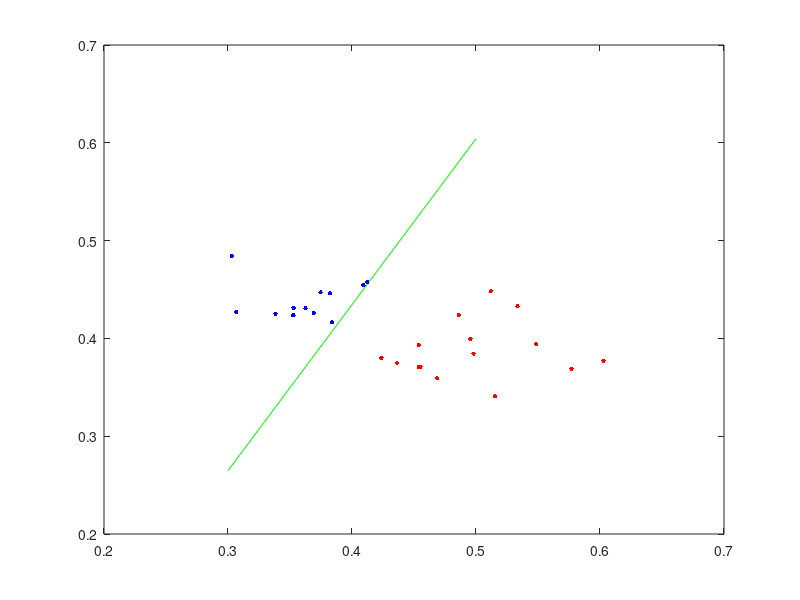
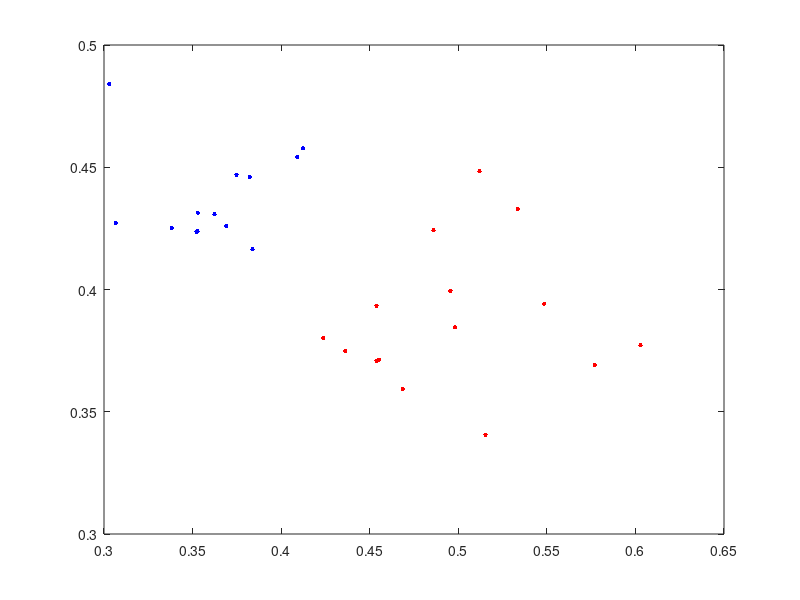

Recreate these plots in MATLAB, in order.
close all
clear all
clc

data = csvread('data1.csv',0,0); %1:8 unripe mangos, 9:16 ripe mangos
lab = data(:,1); ecc = data(:,2); rr = data(:,3); gg = data(:,4); bb = data(:,5);hue = data(:,6);

eccu = ecc(1:15); eccr = ecc(16:30);
rru = rr(1:15); rrr = rr(16:30);
ggu = gg(1:15); ggr = gg(16:30);
bbu = bb(1:15); bbr = bb(16:30);
hueu = hue(1:15); huer = hue(16:30);

figure(2);
plot(rru,ggu,'b.','MarkerSize',10);
hold on
plot(rrr,ggr,'r.','MarkerSize',10);
hold off

%%

nu = 0.005; %learning rate
del = 1; i = 0; w = [0 -2 1];

for j = 1:1:5000   
    C = -w(1); A = w(2); B = w(3);
    m = -A/B; b = C/B; 
    ymo = @(xmo) m*xmo+b;
    
    i = i + 1;
    if i==31  i=1; end
    
    x1 = rr(i); x2 = gg(i); x = [1; x1; x2]; 
    a = w*x;
    
    if lab(i)==0  % unripe mango is above the line
        if x2 <= ymo(rr(i)) % if equal and below, we want to put it up
            d=1; 
        else
            continue
        end
    elseif lab(i)==1  %ripe mango is below the line
        if x2 >= ymo(rr(i)) % if equal and above, we want to put it below
            d=-1; 
        else
            continue
        end
    end 
    
    z = 1/(1+exp(-a));
    
    del = d-z; 
    delw = (nu*del*x).';
    w = w + delw;
    
    C = -w(1); A = w(2); B = w(3);
    m = -A/B; b = C/B;
    xmo = 0.3:0.005:0.5; ymo = m*xmo+b;
    disp(j);
    
    figure(1);
    plot([xmo(1);xmo(end)], [ymo(1);ymo(end)], 'g');
    hold on
    plot(rru,ggu,'b.','MarkerSize',10);
    plot(rrr,ggr,'r.','MarkerSize',10);
    hold off
end
wmo1 = w;
C = -w(1); A = w(2); B = w(3);
m = -A/B; b = C/B;
xmo = 0:0.1:1; ymo = m*xmo+b;

%%

% nu = 0.001; %learning rate
% del = 1; i = 21; w = [25 -100 1]; d=1;
% 
% for j = 1:1:750
%     
%     C = -w(1); A = w(2); B = w(3);
%     m = -A/B; b = C/B;
%     yoa = @(xoa) m*xoa+b;
%     
%     i = i + 1;
%     if i == 61  i = 21; end
%     x1 = ecc(i); % y axis 
%     x2 = gg(i);  % x axis
%     x = [1; x1; x2]; 
%     a = w*x;
%     
%     if lab(i)==3  % orange right 
%         if x2 <= yoa(ecc(i)) % equal and left, we want to put it to the right
%             d=1; 
%         else
%             continue
%         end
%     elseif lab(i)==2  % apple left
%         if x2 >= yoa(ecc(i)) % equal and right, we want to put it to the left
%             d=-1; 
%         else
%             continue
%         end
%     end % d apple and orange
%     
% 
%     if a>=0  z=1; else  z=-1; end % step function
%     
%     del = d-z; delw = (nu*del*x).'; 
%     w = w + delw;
%     
% %     C = -w(1); A = w(2); B = w(3);
% %     m = -A/B; b = C/B;
% %     xoa = 0.26:0.005:0.27; yoa = m*xoa+b;
% %     disp(j);
%     
% %     figure(1);
% % %     plot([xmo(1);xmo(end)], [ymo(1);ymo(end)], 'c');
% %     plot([xoa(1);xoa(end)], [yoa(1);yoa(end)], 'r');
% %     hold on
% % %     plot([xoa(1);xoa(end)], [yoa(1);yoa(end)], 'r');
% %     plot(ggm,eccm,'b.','MarkerSize',10);
% %     plot(ggo,ecco,'y.','MarkerSize',10);
% %     plot(gga,ecca,'g.','MarkerSize',10);
% %     hold off
% end
% woa1 = w;
% C = -w(1); A = w(2); B = w(3);
% m = -A/B; b = C/B;
% xoa = 0.259:0.001:0.271; yoa = m*xoa+b;
% 
% 
% %%
% figure();
% plot([xmo(1);xmo(end)], [ymo(1);ymo(end)], 'c');
% % plot([xoa(1);xoa(end)], [yoa(1);yoa(end)], 'r');
% hold on
% plot([xoa(1);xoa(end)], [yoa(1);yoa(end)], 'r');
% plot(ggm,eccm,'b.','MarkerSize',10);
% plot(ggo,ecco,'y.','MarkerSize',10);
% plot(gga,ecca,'g.','MarkerSize',10);
% hold off

%%
%{
nu = 0.001; %learning rate
del = 1; i = 1; w = [0 2 1];

for j = 1:1:750    
    C = -w(1); A = w(2); B = w(3);
    m = -A/B; b = C/B;
    ymo = @(xmo) m*xmo+b;

    i = i + 1;
    if i==41  i=1; end
    
    x1 = ecc(i); x2 = hue(i); x = [1; x1; x2]; 
    a = w*x;
    
    if lab(i)==1  % mango is above the line
        if x2 <= ymo(ecc(i)) % if equal and below, we want to put it up
            d=1; 
        else
            continue
        end
    elseif lab(i)==2  %orange is below the line
        if x2 >= ymo(ecc(i)) % if equal and above, we want to put it below
            d=-1; 
        else
            continue
        end
    end 
    
    if a>=0  z=1; else  z=-1; end   % step function 
    
    del = d-z; delw = (nu*del*x).';
    w = w + delw;
    disp(j);
    
    C = -w(1); A = w(2); B = w(3);
    m = -A/B; b = C/B;
    xmo = 0:0.1:0.5; ymo = m*xmo+b;
    
    figure(1);
    plot([xmo(1);xmo(end)], [ymo(1);ymo(end)], 'c');
    % plot([xoa(1);xoa(end)], [yoa(1);yoa(end)], 'r');
    hold on
%     plot([xoa(1);xoa(end)], [yoa(1);yoa(end)], 'r');
    plot(huem,eccm,'b.','MarkerSize',10);
    plot(hueo,ecco,'y.','MarkerSize',10);
    plot(huea,ecca,'g.','MarkerSize',10);
    hold off
end
wmo1 = w;
C = -w(1); A = w(2); B = w(3);
m = -A/B; b = C/B;
xmo = 0.17:0.01:0.45; ymo = m*xmo+b;

%%

nu = 0.2; %learning rate
del = 1; i = 21; w = [30 -30 1]; d=1;

for j = 1:1:750
    
    C = -w(1); A = w(2); B = w(3);
    m = -A/B; b = C/B;
    yoa = @(xoa) m*xoa+b;
    
    i = i + 1;
    if i == 61  i = 21; end
    x1 = ecc(i); % y axis 
    x2 = hue(i);  % x axis
    
    if x2 > 0.2  continue; end
    
    x = [1; x1; x2]; 
    a = w*x;
    
    if lab(i)==3  % orange right 
        if x2 <= yoa(ecc(i)) % equal and left, we want to put it to the right
            d=1; 
        else
            continue
        end
    elseif lab(i)==2  % apple left
        if x2 >= yoa(ecc(i)) % equal and right, we want to put it to the left
            d=-1; 
        else
            continue
        end
    end % d apple and orange
    

    if a>=0  z=1; else  z=-1; end % step function
    
    del = d-z; delw = (nu*del*x).'; 
    w = w + delw;
    
    C = -w(1); A = w(2); B = w(3);
    m = -A/B; b = C/B;
    xoa = 0.:0.05:0.1; yoa = m*xoa+b;
    disp(i);
    
    figure(1);
%     plot([xmo(1);xmo(end)], [ymo(1);ymo(end)], 'c');
    plot([xoa(1);xoa(end)], [yoa(1);yoa(end)], 'r');
    hold on
%     plot([xoa(1);xoa(end)], [yoa(1);yoa(end)], 'r');
    plot(huem,eccm,'b.','MarkerSize',10);
    plot(hueo,ecco,'y.','MarkerSize',10);
    plot(huea,ecca,'g.','MarkerSize',10);
    hold off
end
woa1 = w;
C = -w(1); A = w(2); B = w(3);
m = -A/B; b = C/B;
xoa = 0.259:0.001:0.271; yoa = m*xoa+b;
%}
%%
% data = [wmo1,woa1];
% csvwrite('data1.csv',data);



